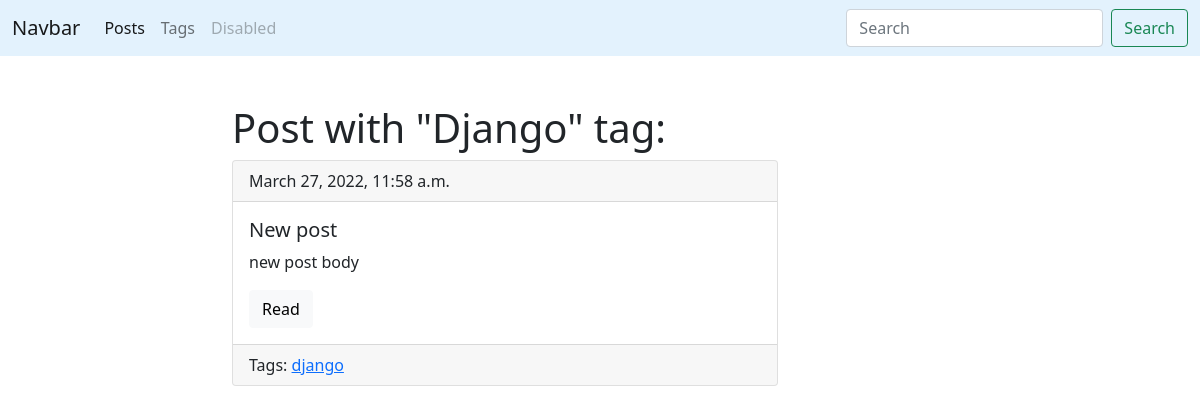
/blog/tag/django, run on the app's committed database.
### blog/models.py (models this page shows, shortened)
class Tag(models.Model):
    title = models.CharField(max_length=50)
    slug = models.SlugField(max_length=50, unique=True)
    def get_absolute_url(self):
        return reverse('tag_detail_url', kwargs={'slug': self.slug})

class Post(models.Model):
    title = models.CharField(max_length=150, db_index=True)
    slug = models.SlugField(max_length=150, unique=True)
    body = models.TextField(blank=True, db_index=True)
    tags = models.ManyToManyField('Tag', blank=True, related_name='posts')
    date_pub = models.DateTimeField(auto_now_add=True)
    def get_absolute_url(self):
        return reverse('post_detail_url', kwargs={'slug': self.slug})

### blog/views.py (the view)
# urls.py: path('tag/<str:slug>', TagDetail.as_view(), name='tag_detail_url')
class TagDetail(View):
    def get(self, request, slug):
        tag = Tag.objects.get(slug__iexact=slug)
        return render(request, 'blog/tag_detail.html', context={'tag': tag})

### blog/templates/blog/tag_detail.html (shortened to what this page needs)
{% extends 'blog/base_blog.html' %}
{% block content %}
  <h1 class="mb5">Post with "{{ tag.title|title }}" tag:</h1>
{% for post in tag.posts.all %}
   {% include 'blog/includes/post_card_template.html' %}
{% endfor %}
{% endblock content %}

### blog/templates/blog/includes/post_card_template.html
<div class="card mb-4">
  <div class="card-header">
    {{ post.date_pub }}
  </div>
  <div class="card-body">
    <h5 class="card-title">{{ post.title }}</h5>
    <p class="card-text">{{ post.body|truncatewords:15 }}</p>
    <a href="{{ post.get_absolute_url }}" class="btn btn-light">Read</a>
  </div>
  <div class="card-footer text muted">
    Tags:
    {% for tag in post.tags.all %}
      <a href="{{ tag.get_absolute_url }}>">{{ tag.title }}</a>
    {% endfor %}
  </div>
</div>

### data on the page
Tag: title "Django", title "django"
Post: date_pub "March 27, 2022, 11:58 a.m.", title "New post", body "new post body"
